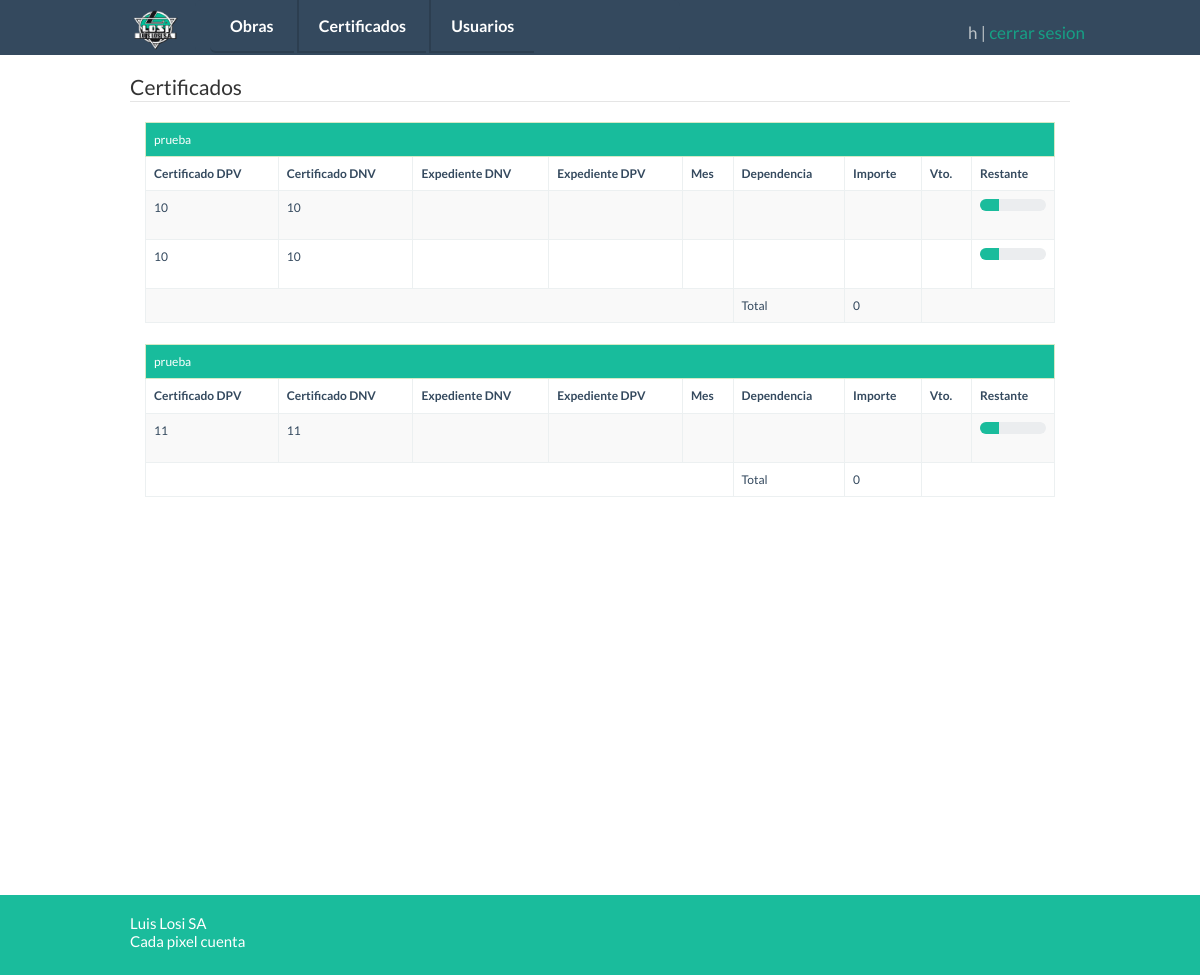
/listaCertificado/index.php (signed in), run on an earlier commit of the app's database.
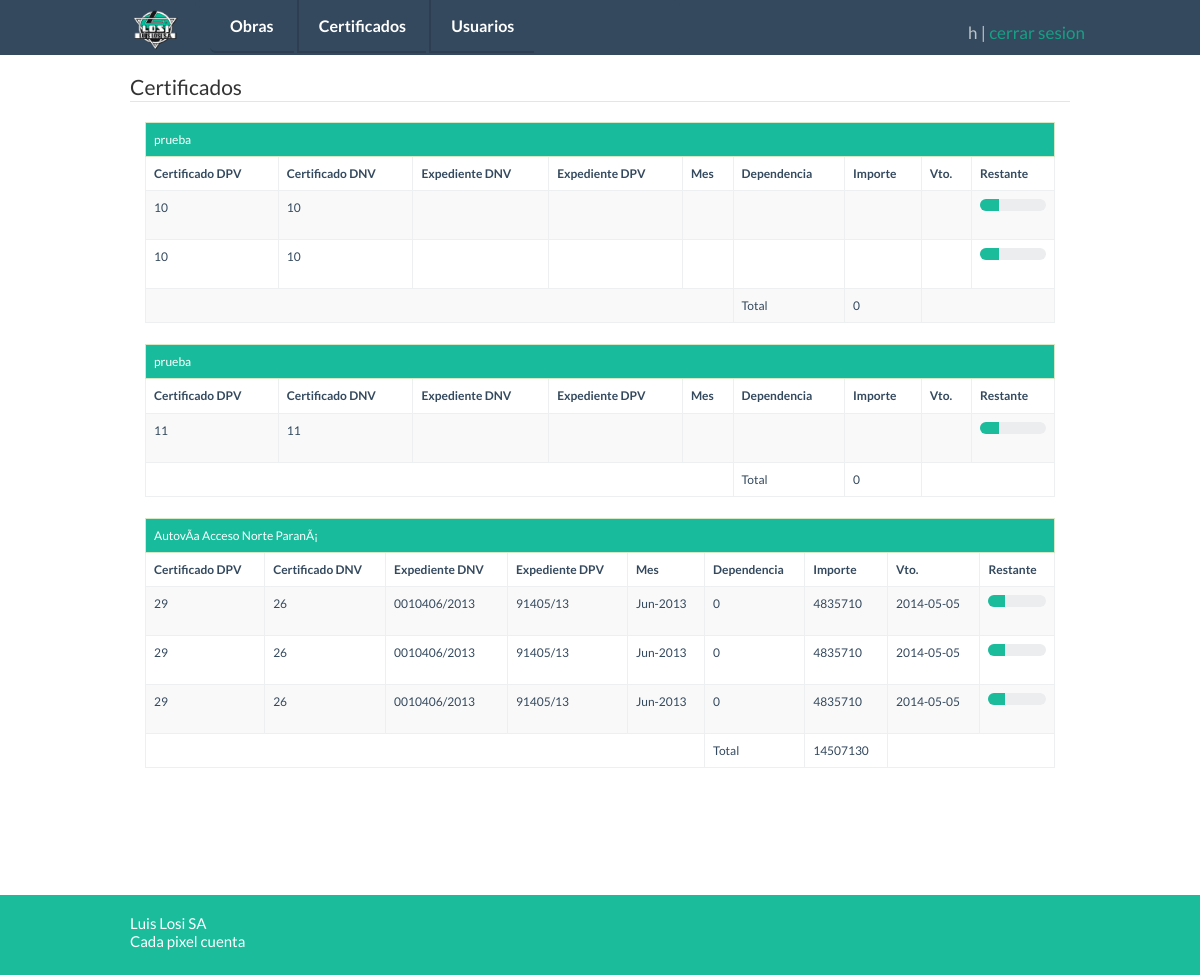
And on a later commit of the database.
### tables this page shows
CREATE TABLE `obrasejecutadas` (
  `ID` int(11) NOT NULL AUTO_INCREMENT,
  `Seleccion` tinyint(1) NOT NULL DEFAULT '0',
  `denominacion` varchar(255) DEFAULT NULL,
  `enejec` tinyint(1) NOT NULL DEFAULT '0',
  `idcomitente` smallint(5) unsigned DEFAULT NULL,
  `tipoDeObra` varchar(255) DEFAULT NULL,
  `montoContractualOriginal` double DEFAULT NULL,
  `montoContractualFinal` double DEFAULT NULL,
  `fechaTerminacionOriginal` timestamp NOT NULL DEFAULT CURRENT_TIMESTAMP ON UPDATE CURRENT_TIMESTAMP,
  `FechaTerminacionFinal` timestamp NOT NULL DEFAULT '0000-00-00 00:00:00',
  `PlazoOriginal` varchar(15) DEFAULT NULL,
  `PlazoFinal` varchar(15) DEFAULT NULL,
  `idPersoneria` smallint(5) unsigned DEFAULT NULL,
  `participacion` float DEFAULT NULL,
  `ute` varchar(50) DEFAULT NULL,
  `observacion` varchar(255) DEFAULT NULL,
  `longitud` double unsigned DEFAULT NULL,
  `longitudMedida` smallint(5) unsigned DEFAULT NULL,
  `terraplenes` double unsigned DEFAULT NULL,
  `terraplenesMedida` smallint(5) unsigned DEFAULT NULL,
  `recubrimiento` double unsigned DEFAULT NULL,
  `recubrimientoMedida` smallint(5) unsigned DEFAULT NULL,
  `baseNoButuminosa` double unsigned DEFAULT NULL,
  `baseMedida` smallint(5) unsigned DEFAULT NULL,
  `banquinaRipio` double unsigned DEFAULT NULL,
  `banquinaRipioMedida` smallint(5) unsigned DEFAULT NULL,
  `tratamientoTriple` double unsigned DEFAULT NULL,
  `tratamientoTripleMedida` smallint(5) unsigned DEFAULT NULL,
  `Hormigones` double unsigned DEFAULT NULL,
  `HormigonesMedida` smallint(5) unsigned DEFAULT NULL,
  `reforestacion` double unsigned DEFAULT NULL,
  `reforestacionMedida` smallint(5) unsigned DEFAULT NULL,
  `certEjecucion` tinyint(1) NOT NULL DEFAULT '0',
  `rp` tinyint(1) NOT NULL DEFAULT '0',
  `rd` tinyint(1) NOT NULL DEFAULT '0',
  `ok` tinyint(1) NOT NULL DEFAULT '0',
  `fechaInicio` timestamp NOT NULL DEFAULT '0000-00-00 00:00:00',
  `fechaLicitacion` timestamp NOT NULL DEFAULT '0000-00-00 00:00:00',
  `fechaContrato` timestamp NOT NULL DEFAULT '0000-00-00 00:00:00',
  `fechaReplanteo` timestamp NOT NULL DEFAULT '0000-00-00 00:00:00',
  `financiada` varchar(50) DEFAULT NULL,
  `comentario` varchar(255) DEFAULT NULL,
  `fechaRP` timestamp NOT NULL DEFAULT '0000-00-00 00:00:00',
  `fechaRD` timestamp NOT NULL DEFAULT '0000-00-00 00:00:00',
  `kml` varchar(45) DEFAULT NULL,
  PRIMARY KEY (`ID`),
  KEY `FK_obrasejecutadas_Comitente` (`idcomitente`),
  KEY `FK_obrasejecutadas_2` (`idPersoneria`),
  KEY `FK_obrasejecutadas_3` (`longitudMedida`),
  KEY `FK_obrasejecutadas_4` (`banquinaRipioMedida`),
  KEY `FK_obrasejecutadas_5` (`HormigonesMedida`),
  KEY `FK_obrasejecutadas_6` (`tratamientoTripleMedida`),
  KEY `FK_obrasejecutadas_7` (`terraplenesMedida`),
  KEY `FK_obrasejecutadas_8` (`recubrimientoMedida`),
  KEY `FK_obrasejecutadas_9` (`baseMedida`),
  KEY `FK_obrasejecutadas_10` (`reforestacionMedida`),
  CONSTRAINT `FK_obrasejecutadas_10` FOREIGN KEY (`reforestacionMedida`) REFERENCES `medida` (`idMedida`),
  CONSTRAINT `FK_obrasejecutadas_2` FOREIGN KEY (`idPersoneria`) REFERENCES `personeria` (`id`),
  CONSTRAINT `FK_obrasejecutadas_3` FOREIGN KEY (`longitudMedida`) REFERENCES `medida` (`idMedida`),
  CONSTRAINT `FK_obrasejecutadas_4` FOREIGN KEY (`banquinaRipioMedida`) REFERENCES `medida` (`idMedida`),
  CONSTRAINT `FK_obrasejecutadas_5` FOREIGN KEY (`HormigonesMedida`) REFERENCES `medida` (`idMedida`),
  CONSTRAINT `FK_obrasejecutadas_6` FOREIGN KEY (`tratamientoTripleMedida`) REFERENCES `medida` (`idMedida`),
  CONSTRAINT `FK_obrasejecutadas_7` FOREIGN KEY (`terraplenesMedida`) REFERENCES `medida` (`idMedida`),
  CONSTRAINT `FK_obrasejecutadas_8` FOREIGN KEY (`recubrimientoMedida`) REFERENCES `medida` (`idMedida`),
  CONSTRAINT `FK_obrasejecutadas_9` FOREIGN KEY (`baseMedida`) REFERENCES `medida` (`idMedida`),
  CONSTRAINT `FK_obrasejecutadas_Comitente` FOREIGN KEY (`idcomitente`) REFERENCES `comitente` (`id`)
);

CREATE TABLE `expediente` (
  `idexpediente` int(10) unsigned NOT NULL AUTO_INCREMENT,
  `idCertificacion` int(10) unsigned NOT NULL,
  `certDpv` varchar(25) DEFAULT NULL,
  `certDnv` varchar(25) DEFAULT NULL,
  `expDpv` varchar(15) DEFAULT NULL,
  `expDnv` varchar(15) DEFAULT NULL,
  `mes` varchar(30) DEFAULT NULL,
  `dependencia` smallint(5) DEFAULT NULL,
  `comentario` varchar(100) DEFAULT NULL,
  `importe` float DEFAULT NULL,
  `vencimiento` date DEFAULT NULL,
  `cedido` varchar(100) DEFAULT NULL,
  PRIMARY KEY (`idexpediente`),
  KEY `FK_expediente_1` (`idCertificacion`),
  CONSTRAINT `FK_expediente_1` FOREIGN KEY (`idCertificacion`) REFERENCES `certificacion` (`id`) ON DELETE CASCADE ON UPDATE CASCADE
);

### listaCertificado/index.php (the view, shortened to what the rows shown need)
<?php
require_once '../clases/ActiveRecord/ActiveRecordAbstractFactory.php';
$oMysql = ActiveRecordAbstractFactory::getActiveRecordFactory(ActiveRecordAbstractFactory::MYSQL);
$oMysql->conectar();
?>
<!DOCTYPE html>
<html>
    <head>
        <?php include_once "../includes/php/estilos.php"; ?>
    </head>
    <body>
        <?php
        $oMysqlExpediente = $oMysql->getExpedienteActiveRecord();
        $oExpedientes = $oMysqlExpediente->buscarIdCertificaciones();
        $lista = '';
        foreach ($oExpedientes as $expediente) {
            $lista .= $expediente->getIdCertificacion().',';
        }
        $lista = substr($lista, 0, strlen($lista)-1);
        $lista = explode(',', $lista);
        $oMysqlObra = $oMysql->getObrasEjecutadasActiveRecord();
        $oMysqlCertificacion = $oMysql->getCertificacionActiveRecord();
        include_once '../clases/ValueObject/CertificacionValueObject.php';
        $oCertificacion = new CertificacionValueObject();
        ?>
        <div class="container">
            <div class="form-group col-lg-12">
                <?php
                foreach($lista as $lista_){
                    $oCertificacion->setId($lista_);
                    $oCertificacion = $oMysqlCertificacion->buscar($oCertificacion);
                    $oObra = new ObrasEjecutadasValueObject();
                    $oObra->setID($oCertificacion->getIdObra());
                    $oObra = $oMysqlObra->buscar($oObra);
                    ?>
                    <table class="table table-striped table-bordered table-hover">
                        <tr>
                            <td colspan="10" class="success"><?php echo utf8_encode($oObra->getDenominacion()); ?></td>
                        </tr>
                        <tr>
                            <th>Certificado DPV</th>
                            <th>Certificado DNV</th>
                            <th>Expediente DNV</th>
                            <th>Expediente DPV</th>
                            <th>Mes</th>
                            <th>Dependencia</th>
                            <th>Importe</th>
                            <th>Vto.</th>
                            <th>Restante</th>
                        </tr>
                        <?php
                        $oExpediente = new ExpedienteValueObject();
                        $oExpediente->setIdCertificacion($lista_);
                        $oExpediente = $oMysqlExpediente->buscarPorCertificacion($oExpediente);
                        $total = 0;
                        foreach ($oExpediente as $expe) {
                            $oExpediente1 = new ExpedienteValueObject();
                            $oExpediente1->setIdexpediente($expe->getIdexpediente());
                            $oExpediente1 = $oMysqlExpediente->buscarPorExpediente($oExpediente1);
                            foreach ($oExpediente1 as $expediente) {
                                ?>
                        <tr ondblclick="javascript:window.location.href='../historiaCertificado/'+<?php echo $expediente->getIdexpediente(); ?>;">
                                    <td><?php echo $expediente->getCertDpv(); ?></td>
                                    <td><?php echo $expediente->getCertDnv(); ?></td>
                                    <td><?php echo $expediente->getExpDnv(); ?></td>
                                    <td><?php echo $expediente->getExpDpv(); ?></td>
                                    <td><?php echo $expediente->getMes(); ?></td>
                                    <td><?php echo $expediente->getDependencia(); ?></td>
                                    <td><?php echo $expediente->getImporte(); $total += $expediente->getImporte(); ?></td>
                                    <td><?php echo $expediente->getVencimiento(); ?></td>
                                    <td><div class="progress"><div class="progress-bar" style="width: <?php echo ((2*100)/7); ?>%;"></div></div>
                                    </td>
                                </tr>
                                <?php
                            }
                        }
                        ?>
                        <tr>
                            <td colspan="5"></td>
                            <td>Total</td>
                            <td><?php echo $total; ?></td>
                            <td colspan="2"></td>
                        </tr>
                    </table>
                    <?php
                }
                ?>
            </div>
        </div>
    </body>
</html>

What changed in the data, as far as the page shows it:
added obrasejecutadas: denominacion "AutovÃ­a Acceso Norte ParanÃ¡", total "14507130"
added expediente: certDpv "29", certDnv "26", expDnv "0010406/2013", expDpv "91405/13", mes "Jun-2013", dependencia "0", importe "4835710", vencimiento "2014-05-05"
added expediente: certDpv "29", certDnv "26", expDnv "0010406/2013", expDpv "91405/13", mes "Jun-2013", dependencia "0", importe "4835710", vencimiento "2014-05-05"
added expediente: certDpv "29", certDnv "26", expDnv "0010406/2013", expDpv "91405/13", mes "Jun-2013", dependencia "0", importe "4835710", vencimiento "2014-05-05"
